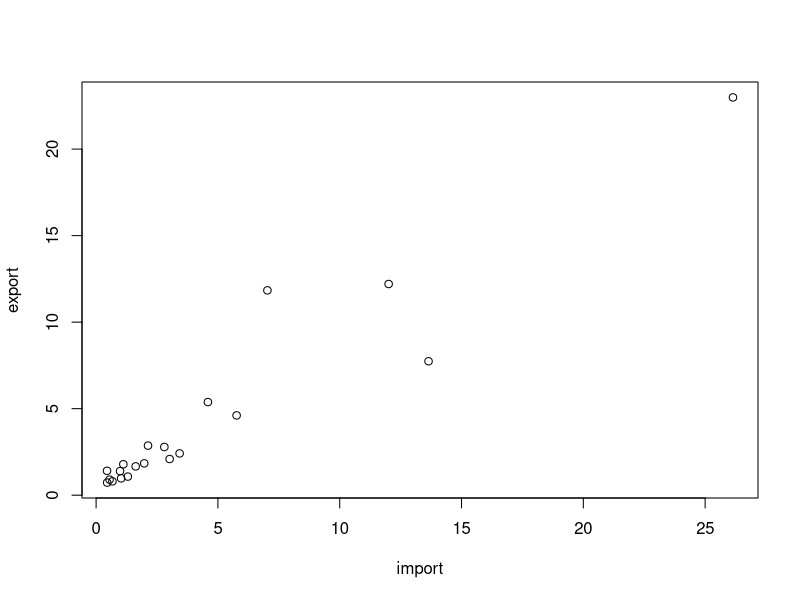
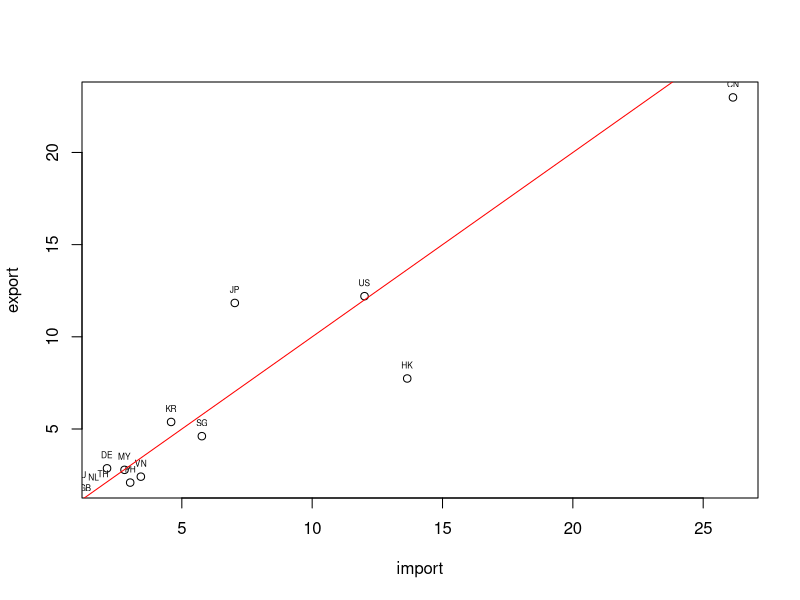

These charts were generated, in order, by the following R code:
## ---- chunk 1
population <- c(158228, 126687, 228075, 204903, 308383, 187920)
town <- c("中正", "大同", "中山", "松山", "大安", "萬華")
area <- c(7.6071, 5.6815, 13.6821, 9.2878, 11.3614, 8.8522)
## ---- chunk 2
df <- data.frame(town, population, area)
df
# View(df)
## ---- chunk 3
country <- c("CN", "US", "JP", "HK", "KR", "SG", "DE", "MY", "VN", "PH", "TH", "AU", "NL", "SA", "ID", "GB", "IN", "FR", "IT", "AE")
import <- c(26.142, 12.008, 7.032, 13.646, 4.589, 5.768, 2.131, 2.802, 3.428, 3.019, 1.976, 1.118, 1.624, 0.449, 0.983, 1.302, 1.027, 0.553, 0.670, 0.455)
export <- c(22.987, 12.204, 11.837, 7.739, 5.381, 4.610, 2.866, 2.784, 2.414, 2.092, 1.839, 1.788, 1.665, 1.409, 1.391, 1.075, 0.974, 0.899, 0.800, 0.728)

df <- data.frame(country, import, export)
str(df)
## ---- chunk 4
df <- data.frame(country, import, export, stringsAsFactors = FALSE)
str(df)
## ---- chunk 5
df.test <- data.frame()
## ---- chunk 6
# View(df)
head(df)	# get first part of the data.frame
class(df)
str(df)
summary(df)
dplyr::glimpse(df)
## ---- chunk 7
dim(df)
ncol(df)
nrow(df)
length(df)
## ---- chunk 8
names(df)
head(df$發生.現.地點)
head(df$發生時段)
length(df$發生時段)
summary(df)
## ---- chunk 9
df$sub <- df$import - df$export
## ---- chunk 10
df
names(df)
nrow(df)

# filter row data by column value
df[df$import > df$export,]
df[df$import > df$export,]$country
df[df$import > df$export,1]

# 1 row == a data.frame with only one data entry
class(df[df$import > df$export,1])
class(df[,1]) # character vector
class(df[1,]) # data.frame
class(unlist(df[1, -1])) # filter the 1st row and select all columns except 1

## ---- chunk 11
# sort rows by df$import column
df.sorted <- df[order(df$import),]
# View(df.sorted)

# sort rows in decreasing order
df.sorted <- df[order(df$import, decreasing = T),]

# add - to column in order() can sort in decreasing order
df.sorted <- df[order(-df$import),]

head(df.sorted)
## ---- chunk 12
# plot(df) # raise error, 1st column is a character vector
plot(df[, 2:3])


plot(df[1:10, 2:3])
text(import, export, labels=country, cex= 0.5, pos=3)
lines(1:25, 1:25, col='red')

?plot
## ---- chunk 13
library(dplyr)
df <- data.frame(country, import, export, stringsAsFactors = F)
df <- mutate(df, sub = import - export)
filter(df, import > export)
select(df, c(1, 3))

